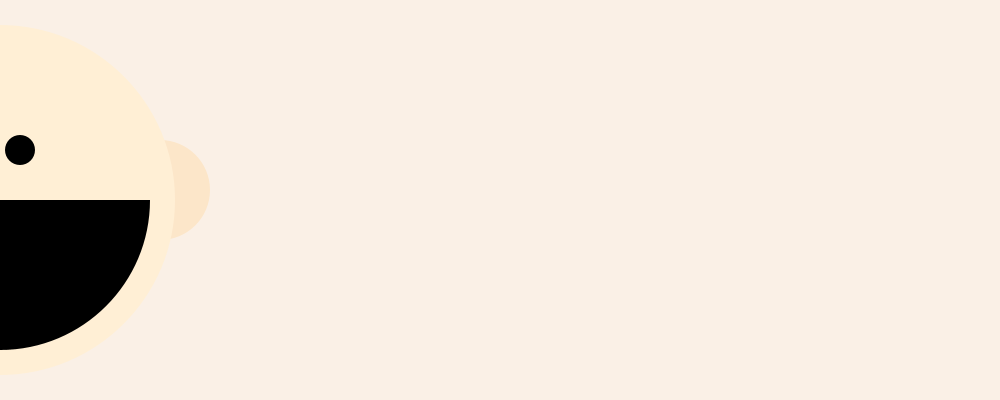
Frame 1 (no input)
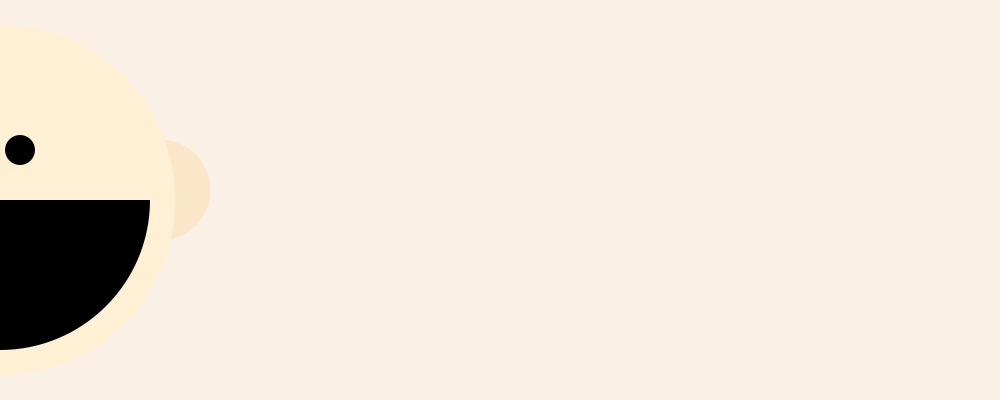
Frame 60 (the mouse pressed at the canvas centre just before this capture)
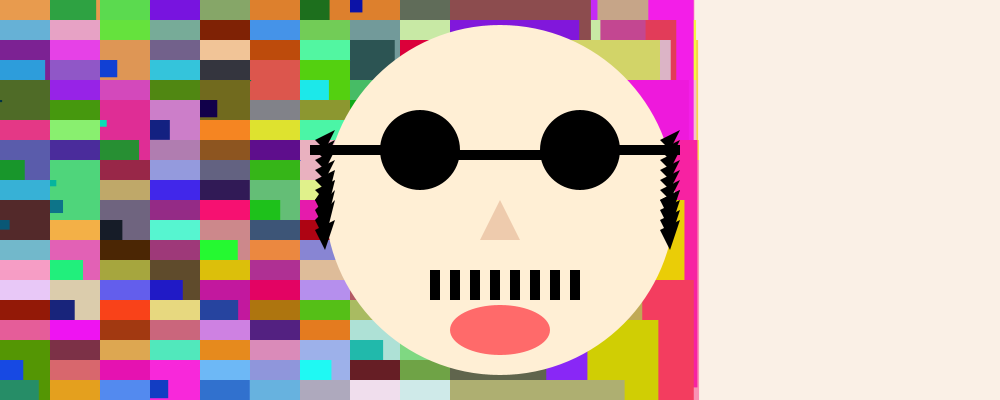
Frame 120 (the mouse held since frame 60 and released just before this capture)

The Processing sketch that drew these frames (run headless with seeded random() and noise(); from frame 60 on, the mouse is pressed at the canvas centre):

// Processing sketch: processing_185020
// ── processing_185020.pde

void setup(){
  size(1000,400);
  noStroke();
  background(250,240,230);
}

void draw(){
  backGround();
    man();
  infant();
}

void infant(){
  if(mouseX<500){
    strokeWeight(4);
    //ear
    fill(252,230,201);
    ellipse(mouseX-160,190,100,100);
    ellipse(mouseX+160,190,100,100);
    //face
    fill(255,239,213);
    ellipse(mouseX,200,350,350);
    //eyes
    fill(0);
    ellipse(mouseX-20,150,30,30);
    ellipse(mouseX+20,150,30,30);
       //hair
    line(mouseX,10,mouseX,50);
    line(mouseX-40,12,mouseX-40,50);
    line(mouseX+40,12,mouseX+40,50);
    //mouth
    fill(0);
    arc(mouseX,200,300,300,0,PI);
  }
}

void man(){
  if((mouseX>=500)&&(mouseX<1000)){
    //face
    fill(255,239,213);
    ellipse(mouseX,200,350,350);
    //hair
    fill(0);
    triangle(mouseX-175,250,mouseX-185,230,mouseX-165,220);
    triangle(mouseX-175,240,mouseX-185,220,mouseX-165,200);
    triangle(mouseX-175,230,mouseX-185,210,mouseX-165,190);
    triangle(mouseX-175,220,mouseX-185,200,mouseX-165,180);
    triangle(mouseX-175,210,mouseX-185,200,mouseX-165,170);
    triangle(mouseX-175,200,mouseX-185,190,mouseX-165,180);
    triangle(mouseX-175,190,mouseX-185,180,mouseX-165,170);
    triangle(mouseX-175,180,mouseX-185,170,mouseX-165,160);
    triangle(mouseX-175,170,mouseX-185,160,mouseX-165,150);
    triangle(mouseX-175,160,mouseX-185,150,mouseX-165,140);
    triangle(mouseX-175,150,mouseX-185,140,mouseX-165,130);
    triangle(mouseX+170,250,mouseX+160,230,mouseX+180,220);
    triangle(mouseX+170,240,mouseX+160,220,mouseX+180,210);
    triangle(mouseX+170,230,mouseX+160,210,mouseX+180,200);
    triangle(mouseX+170,220,mouseX+160,200,mouseX+180,190);
    triangle(mouseX+170,210,mouseX+160,200,mouseX+180,190);
    triangle(mouseX+170,200,mouseX+160,190,mouseX+180,180);
    triangle(mouseX+170,190,mouseX+160,180,mouseX+180,170);
    triangle(mouseX+170,180,mouseX+160,170,mouseX+180,160);
    triangle(mouseX+170,170,mouseX+160,160,mouseX+180,150);
    triangle(mouseX+170,160,mouseX+160,150,mouseX+180,140);
    triangle(mouseX+170,150,mouseX+160,140,mouseX+180,130);
    //eyes
    fill(0);
    ellipse(mouseX-80,150,80,80);
    ellipse(mouseX+80,150,80,80);
    rect(mouseX-50,150,160,10);
    rect(mouseX-190,145,140,10);
    rect(mouseX+90,145,90,10);
    
    //mouth
    fill(255,106,106);
    ellipse(mouseX,330,100,50);
    //beard
     fill(0);
    rect(mouseX-70,270,10,30);
    rect(mouseX-50,270,10,30);
    rect(mouseX-30,270,10,30);
    rect(mouseX-10,270,10,30);
    rect(mouseX+10,270,10,30);
    rect(mouseX+30,270,10,30);
    rect(mouseX+50,270,10,30);
    rect(mouseX+70,270,10,30);
    //nose
    fill(238,203,173);
    triangle(mouseX,200,mouseX-20,240,mouseX+20,240);
    //hat
    arc(mouseX,200,350,350,PI,0);
  }
}


void backGround(){
  if(mouseX<=250){
    for(int x=0;x<250;x=x+50){
      for(int y=0;y<500;y=y+50){
         float a=random(255);
        float b=random(255);
         float c=random(255);
         float d=random(50);
         float e=random(400);
         fill(a,b,c,mouseX-150);
        rect(x,y,100,100);
        
      }
    }
  }
  if((mouseX<=500)&&(mouseX>250)){
    for(int x=0;x<500;x=x+50){
      for(int y=0;y<500;y=y+20){
        
           float a=random(250);
        float b=random(250);
         float c=random(250);
         float d=random(80);
         float e=random(400);
         fill(a,b,c,mouseX-200);
        rect(x,y,a,a);
      }
    }
  }
  else if((mouseX<=750)&&(mouseX>500)){
    for(int x=0;x<750;x=x+50){
      for(int y=0;y<750;y=y+50){
        float a=random(400);
        float b=random(255);
         float c=random(255);
         float d=random(80);
         float e=random(400);
         fill(a,b,c,mouseX-400);
        ellipse(x,y,a,a);
        
      }
    }
  }
   if((mouseX<=1000)&&(mouseX>750)){
    for(int x=0;x<1100;x=x+50){
      for(int y=0;y<750;y=y+50){
        float a=random(255);
        float b=random(255);
         float c=random(255);
         float d=random(80);
         float e=random(400);
        fill(a,b,c,mouseX-700);
        ellipse(x,y,d,d); 
      
      }
    }
   }
}
